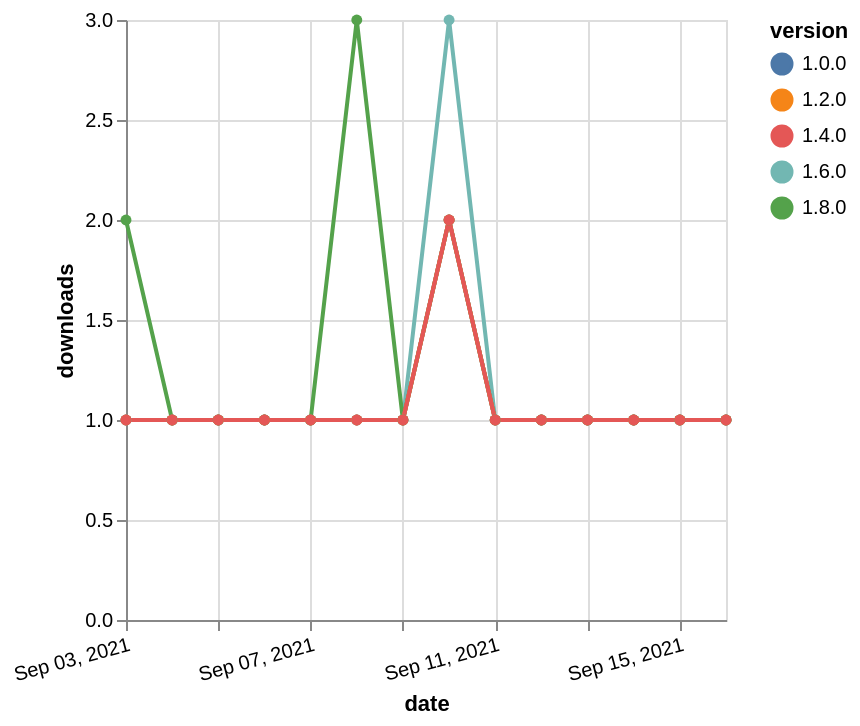

Here is the Vega-Lite specification saved for this chart:
### Vega-Lite specification from a JSON file in a GitHub repository (floating-point values rounded to 4 significant figures)
{"$schema": "https://vega.github.io/schema/vega-lite/v5.json", "description": "A simple bar chart with embedded data.", "data": {"values": [{"date": "2021-09-03", "total": 200, "delta": 1, "version": "1.6.0"}, {"date": "2021-09-04", "total": 201, "delta": 1, "version": "1.6.0"}, {"date": "2021-09-05", "total": 202, "delta": 1, "version": "1.6.0"}, {"date": "2021-09-06", "total": 203, "delta": 1, "version": "1.6.0"}, {"date": "2021-09-07", "total": 204, "delta": 1, "version": "1.6.0"}, {"date": "2021-09-08", "total": 205, "delta": 1, "version": "1.6.0"}, {"date": "2021-09-09", "total": 206, "delta": 1, "version": "1.6.0"}, {"date": "2021-09-10", "total": 209, "delta": 3, "version": "1.6.0"}, {"date": "2021-09-11", "total": 210, "delta": 1, "version": "1.6.0"}, {"date": "2021-09-12", "total": 211, "delta": 1, "version": "1.6.0"}, {"date": "2021-09-13", "total": 212, "delta": 1, "version": "1.6.0"}, {"date": "2021-09-14", "total": 213, "delta": 1, "version": "1.6.0"}, {"date": "2021-09-15", "total": 214, "delta": 1, "version": "1.6.0"}, {"date": "2021-09-16", "total": 215, "delta": 1, "version": "1.6.0"}, {"date": "2021-09-03", "total": 124, "delta": 2, "version": "1.8.0"}, {"date": "2021-09-04", "total": 125, "delta": 1, "version": "1.8.0"}, {"date": "2021-09-05", "total": 126, "delta": 1, "version": "1.8.0"}, {"date": "2021-09-06", "total": 127, "delta": 1, "version": "1.8.0"}, {"date": "2021-09-07", "total": 128, "delta": 1, "version": "1.8.0"}, {"date": "2021-09-08", "total": 131, "delta": 3, "version": "1.8.0"}, {"date": "2021-09-09", "total": 132, "delta": 1, "version": "1.8.0"}, {"date": "2021-09-10", "total": 134, "delta": 2, "version": "1.8.0"}, {"date": "2021-09-11", "total": 135, "delta": 1, "version": "1.8.0"}, {"date": "2021-09-12", "total": 136, "delta": 1, "version": "1.8.0"}, {"date": "2021-09-13", "total": 137, "delta": 1, "version": "1.8.0"}, {"date": "2021-09-14", "total": 138, "delta": 1, "version": "1.8.0"}, {"date": "2021-09-15", "total": 139, "delta": 1, "version": "1.8.0"}, {"date": "2021-09-16", "total": 140, "delta": 1, "version": "1.8.0"}, {"date": "2021-09-03", "total": 196, "delta": 1, "version": "1.0.0"}, {"date": "2021-09-04", "total": 197, "delta": 1, "version": "1.0.0"}, {"date": "2021-09-05", "total": 198, "delta": 1, "version": "1.0.0"}, {"date": "2021-09-06", "total": 199, "delta": 1, "version": "1.0.0"}, {"date": "2021-09-07", "total": 200, "delta": 1, "version": "1.0.0"}, {"date": "2021-09-08", "total": 201, "delta": 1, "version": "1.0.0"}, {"date": "2021-09-09", "total": 202, "delta": 1, "version": "1.0.0"}, {"date": "2021-09-10", "total": 204, "delta": 2, "version": "1.0.0"}, {"date": "2021-09-11", "total": 205, "delta": 1, "version": "1.0.0"}, {"date": "2021-09-12", "total": 206, "delta": 1, "version": "1.0.0"}, {"date": "2021-09-13", "total": 207, "delta": 1, "version": "1.0.0"}, {"date": "2021-09-14", "total": 208, "delta": 1, "version": "1.0.0"}, {"date": "2021-09-15", "total": 209, "delta": 1, "version": "1.0.0"}, {"date": "2021-09-16", "total": 210, "delta": 1, "version": "1.0.0"}, {"date": "2021-09-03", "total": 192, "delta": 1, "version": "1.2.0"}, {"date": "2021-09-04", "total": 193, "delta": 1, "version": "1.2.0"}, {"date": "2021-09-05", "total": 194, "delta": 1, "version": "1.2.0"}, {"date": "2021-09-06", "total": 195, "delta": 1, "version": "1.2.0"}, {"date": "2021-09-07", "total": 196, "delta": 1, "version": "1.2.0"}, {"date": "2021-09-08", "total": 197, "delta": 1, "version": "1.2.0"}, {"date": "2021-09-09", "total": 198, "delta": 1, "version": "1.2.0"}, {"date": "2021-09-10", "total": 200, "delta": 2, "version": "1.2.0"}, {"date": "2021-09-11", "total": 201, "delta": 1, "version": "1.2.0"}, {"date": "2021-09-12", "total": 202, "delta": 1, "version": "1.2.0"}, {"date": "2021-09-13", "total": 203, "delta": 1, "version": "1.2.0"}, {"date": "2021-09-14", "total": 204, "delta": 1, "version": "1.2.0"}, {"date": "2021-09-15", "total": 205, "delta": 1, "version": "1.2.0"}, {"date": "2021-09-16", "total": 206, "delta": 1, "version": "1.2.0"}, {"date": "2021-09-03", "total": 170, "delta": 1, "version": "1.4.0"}, {"date": "2021-09-04", "total": 171, "delta": 1, "version": "1.4.0"}, {"date": "2021-09-05", "total": 172, "delta": 1, "version": "1.4.0"}, {"date": "2021-09-06", "total": 173, "delta": 1, "version": "1.4.0"}, {"date": "2021-09-07", "total": 174, "delta": 1, "version": "1.4.0"}, {"date": "2021-09-08", "total": 175, "delta": 1, "version": "1.4.0"}, {"date": "2021-09-09", "total": 176, "delta": 1, "version": "1.4.0"}, {"date": "2021-09-10", "total": 178, "delta": 2, "version": "1.4.0"}, {"date": "2021-09-11", "total": 179, "delta": 1, "version": "1.4.0"}, {"date": "2021-09-12", "total": 180, "delta": 1, "version": "1.4.0"}, {"date": "2021-09-13", "total": 181, "delta": 1, "version": "1.4.0"}, {"date": "2021-09-14", "total": 182, "delta": 1, "version": "1.4.0"}, {"date": "2021-09-15", "total": 183, "delta": 1, "version": "1.4.0"}, {"date": "2021-09-16", "total": 184, "delta": 1, "version": "1.4.0"}]}, "width": "container", "mark": {"type": "line", "point": {"filled": true}}, "encoding": {"x": {"field": "date", "type": "temporal", "timeUnit": "yearmonthdate", "title": "date", "axis": {"labelAngle": -15}}, "y": {"field": "delta", "type": "quantitative", "title": "downloads"}, "color": {"field": "version", "type": "nominal"}, "tooltip": {"field": "delta"}}}
